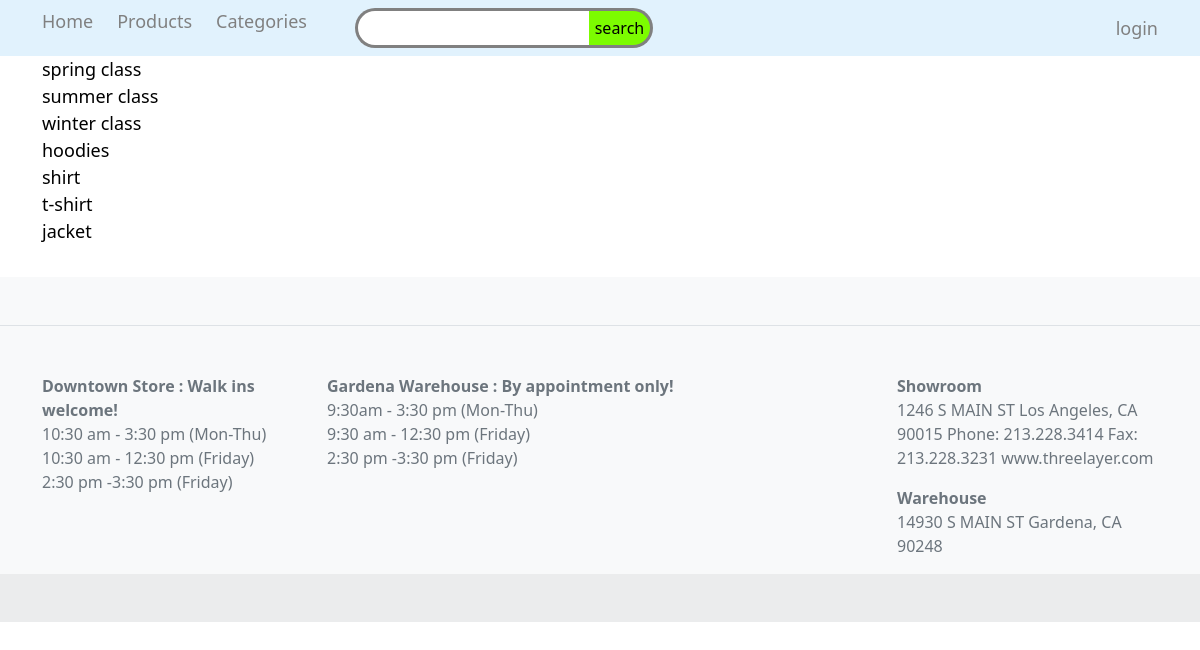
Page /products/categories/ on the committed database.
### products/models.py (models this page shows, shortened)
class Category (models.Model):
    parent=models.ForeignKey('self',blank=True,null=True,on_delete=models.CASCADE)
    title =models.CharField(max_length=50)
    description=models.TextField(blank=True)
    avatar=models.ImageField(blank=True,upload_to='categories/')
    is_enable=models.BooleanField(default=True)
    created_time=models.DateTimeField(auto_now_add=True)
    updated_time=models.DateTimeField(auto_now=True)

### products/views.py (the view)
# urls.py: path('categories/',views.categoryView),
def categoryView(req):
    if req.method == "POST":
        if req.POST.get('search') != None:
            if req.POST.get('search') != '':
                return redirect('/search/' + req.POST.get('search'))
    categories=Category.objects.all()
    return render(req,'products/category.html',{'categories':categories})

### templates/products/category.html (shortened to what this page needs)
{% extends 'products/base.html' %}
{% block main %}
        {% for c in categories %}
            <a href="{{ c.title }}" style="text-decoration: none ; color: black ; font-size: large">{{ c.title }}</a><br>
        {% endfor %}
{% endblock %}

### rows in the picture
Category: title "spring class"
Category: title "summer class"
Category: title "winter class"
Category: title "hoodies"
Category: title "shirt"
Category: title "t-shirt"
Category: title "jacket"
